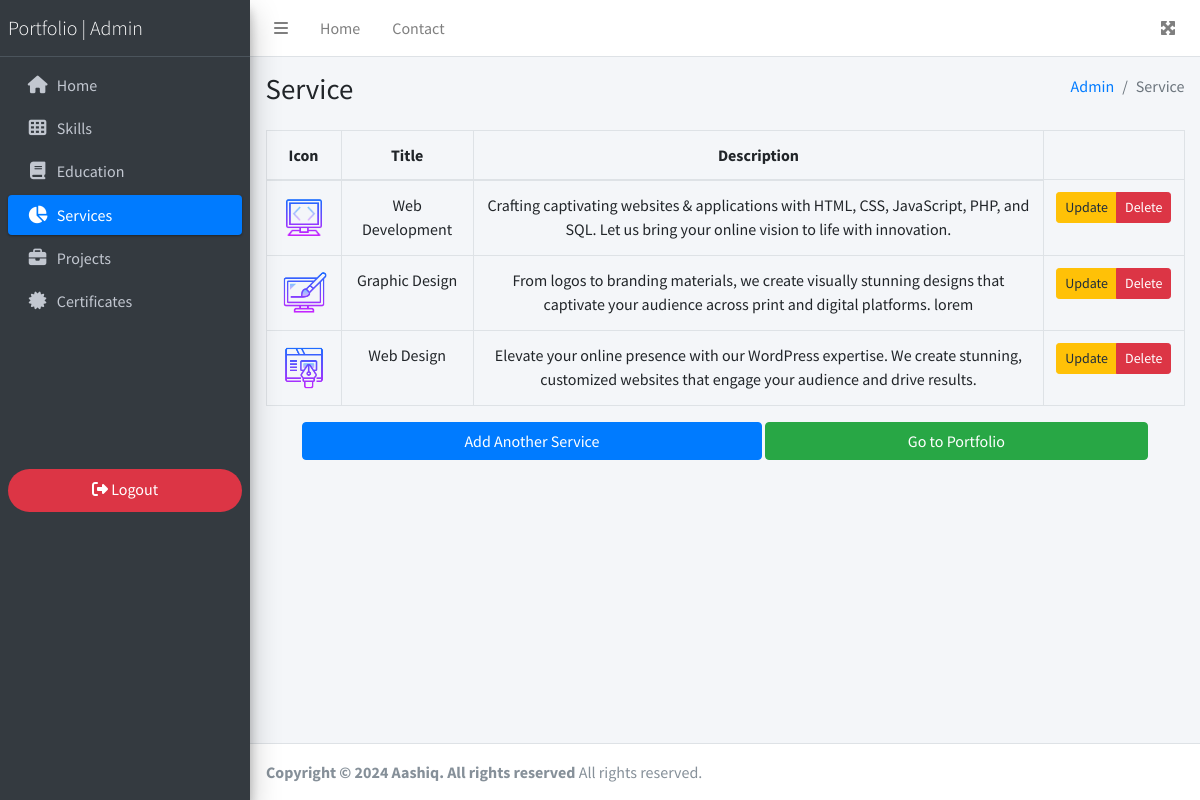
Screenshot of /admin/services.php (signed in) with the database file from the repository.
### tables this page shows
CREATE TABLE `services` (
  `id` int(11) NOT NULL,
  `icon` varchar(255) NOT NULL,
  `title` varchar(255) NOT NULL,
  `description` varchar(255) NOT NULL
);

### admin/services.php (the view, shortened to what this page needs)
<?php
include '../include/config.php';
include 'header.php';
$services = $con->query("SELECT * FROM services");
?>
<div class="col">
  <table id='example' class="table table-bordered text-center">
    <thead>
      <tr>
        <th>Icon</th>
        <th>Title</th>
        <th>Description</th>
      </tr>
    </thead>
    <tbody>
      <?php foreach ($services as $result) {
      ?>
        <tr>
          <td><img src="../Images/service/<?= $result['icon'] ?>" alt="" width="50px"></td>
          <td><?= $result['title'] ?></td>
          <td><?= $result['description'] ?></td>
          <td>
            <div class="btn-group">
              <a class="btn btn-sm btn-warning" href="service_update.php?id=<?= base64_encode($result['id']) ?>">Update</a>
              <a class="btn btn-sm btn-danger" href="javascript:void(0);" onclick="confirmDeleteService('<?= base64_encode($result['id']) ?>')">Delete</a>
            </div>
          </td>
        </tr>
      <?php } ?>
    </tbody>
  </table>
  <div class="row">
    <div class="col-12 text-center">
      <a class="btn btn-primary col-6" href="services_add.php">Add Another Service</a>
      <a href="../index.php" target="_blank"><button class="btn btn-success col-5">Go to Portfolio</button></a>
    </div>
  </div>
</div>
<?php include 'footer.php'; ?>

### rows the page displays
services: icon (picture), title "Web Development", description "Crafting captivating websites & applications with HTML, CSS, JavaScript, PHP, and SQL. Let us bring your online vision to life with innovation."
services: icon (picture), title "Graphic Design", description "From logos to branding materials, we create visually stunning designs that captivate your audience across print and digital platforms. lorem"
services: icon (picture), title "Web Design", description "Elevate your online presence with our WordPress expertise. We create stunning, customized websites that engage your audience and drive results."

### other values shown
$title "Service"
